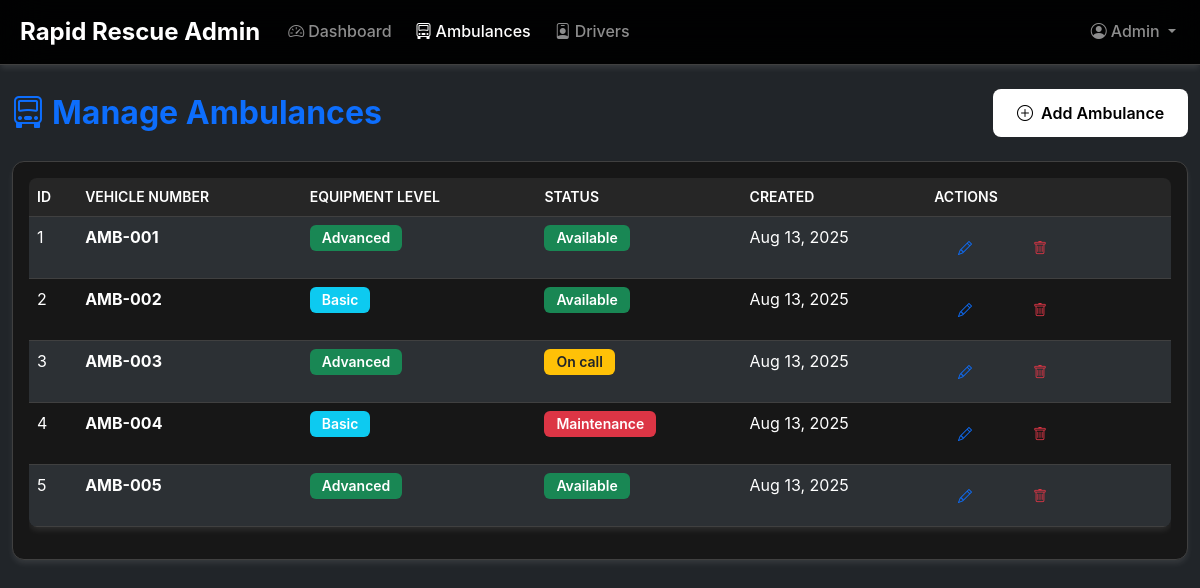
Page /admin/manage_ambulances.php (signed in) on the committed database.
### tables this page shows
CREATE TABLE ambulances (
    ambulanceid INT AUTO_INCREMENT PRIMARY KEY,
    vehicle_number VARCHAR(20) UNIQUE NOT NULL,
    equipment_level ENUM('Basic', 'Advanced') NOT NULL,
    status ENUM('Available', 'On call', 'Maintenance') DEFAULT 'Available',
    created_at TIMESTAMP DEFAULT CURRENT_TIMESTAMP
);

### admin/manage_ambulances.php (the view, shortened to what this page needs)
<?php
include '../includes/db_connect.php';
$ambulances_result = $conn->query("SELECT * FROM ambulances ORDER BY vehicle_number");
?>
<!DOCTYPE html>
<html lang="en">
<head>
    <link href="https://cdn.jsdelivr.net/npm/bootstrap@5.3.0/dist/css/bootstrap.min.css" rel="stylesheet">
    <link href="https://cdn.jsdelivr.net/npm/bootstrap-icons@1.10.0/font/bootstrap-icons.css" rel="stylesheet">
    <link href="../css/style.css" rel="stylesheet">
</head>
<body class="bg-dark text-light">
    <nav class="navbar navbar-expand-lg navbar-dark bg-primary">
        <div class="container-fluid">
            <a class="navbar-brand fw-bold" href="dashboard.php">
                <i class="bi bi-shield-check-fill me-2"></i>Rapid Rescue Admin
            </a>
            <div class="collapse navbar-collapse" id="adminNav">
                <ul class="navbar-nav me-auto">
                    <li class="nav-item">
                        <a class="nav-link" href="dashboard.php">
                            <i class="bi bi-speedometer2 me-1"></i>Dashboard
                        </a>
                    </li>
                    <li class="nav-item">
                        <a class="nav-link active" href="manage_ambulances.php">
                            <i class="bi bi-truck-front me-1"></i>Ambulances
                        </a>
                    </li>
                    <li class="nav-item">
                        <a class="nav-link" href="manage_drivers.php">
                            <i class="bi bi-person-badge me-1"></i>Drivers
                        </a>
                    </li>
                </ul>
                <ul class="navbar-nav">
                    <li class="nav-item dropdown">
                        <a class="nav-link dropdown-toggle" href="#" role="button" data-bs-toggle="dropdown">
                            <i class="bi bi-person-circle me-1"></i><?php echo htmlspecialchars($_SESSION['firstname']); ?>
                        </a>
                    </li>
                </ul>
            </div>
        </div>
    </nav>
    <div class="container-fluid mt-4">
        <div class="row">
            <div class="col-12">
                <div class="d-flex justify-content-between align-items-center mb-4">
                    <h2 class="text-primary mb-0"><i class="bi bi-truck-front me-2"></i>Manage Ambulances</h2>
                    <button class="btn btn-primary" data-bs-toggle="modal" data-bs-target="#addAmbulanceModal">
                        <i class="bi bi-plus-circle me-2"></i>Add Ambulance
                    </button>
                </div>
                <div class="card">
                    <div class="card-body">
                        <div class="table-responsive">
                            <table class="table table-dark table-striped">
                                <thead>
                                    <tr>
                                        <th>ID</th>
                                        <th>Vehicle Number</th>
                                        <th>Equipment Level</th>
                                        <th>Status</th>
                                        <th>Created</th>
                                        <th>Actions</th>
                                    </tr>
                                </thead>
                                <tbody>
                                    <?php if ($ambulances_result->num_rows > 0): ?>
                                        <?php while ($ambulance = $ambulances_result->fetch_assoc()): ?>
                                            <tr>
                                                <td><?php echo $ambulance['ambulanceid']; ?></td>
                                                <td><strong><?php echo htmlspecialchars($ambulance['vehicle_number']); ?></strong></td>
                                                <td>
                                                    <span class="badge <?php echo $ambulance['equipment_level'] == 'Advanced' ? 'bg-success' : 'bg-info'; ?>">
                                                        <?php echo $ambulance['equipment_level']; ?>
                                                    </span>
                                                </td>
                                                <td>
                                                    <span class="badge <?php
                                                        echo $ambulance['status'] == 'Available' ? 'bg-success' :
                                                            ($ambulance['status'] == 'On call' ? 'bg-warning text-dark' : 'bg-danger');
                                                    ?>">
                                                        <?php echo $ambulance['status']; ?>
                                                    </span>
                                                </td>
                                                <td><?php echo date('M j, Y', strtotime($ambulance['created_at'])); ?></td>
                                                <td>
                                                    <button class="btn btn-sm btn-outline-primary me-2"
                                                            onclick="editAmbulance(<?php echo htmlspecialchars(json_encode($ambulance)); ?>)">
                                                        <i class="bi bi-pencil"></i>
                                                    </button>
                                                    <form method="POST" class="d-inline" onsubmit="return confirm('Are you sure you want to delete this ambulance?')">
                                                        <button type="submit" name="delete_ambulance" class="btn btn-sm btn-outline-danger">
                                                            <i class="bi bi-trash"></i>
                                                        </button>
                                                    </form>
                                                </td>
                                            </tr>
                                        <?php endwhile; ?>
                                    <?php endif; ?>
                                </tbody>
                            </table>
                        </div>
                    </div>
                </div>
            </div>
        </div>
    </div>
</body>
</html>

### css/style.css (style rules this page uses)
:root { --black: #000000; --white: #ffffff; --grey-100: #f5f5f5; --grey-300: #d4d4d4; --grey-400: #a3a3a3; --grey-600: #525252; --grey-700: #404040; --grey-800: #262626; --grey-900: #171717; --bg-primary: var(--black); --bg-secondary: var(--grey-900); --bg-card: var(--grey-900); --text-primary: var(--white); --text-secondary: var(--grey-400); --border-color: var(--grey-700); --font-family: "Inter", -apple-system, BlinkMacSystemFont, "Segoe UI", sans-serif; --shadow: 0 4px 6px -1px rgba(255, 255, 255, 0.1); --shadow-lg: 0 10px 15px -3px rgba(255, 255, 255, 0.1); --transition: 0.2s ease-out; --transition-slow: 0.3s ease-out; }
*, *::before, *::after { box-sizing: border-box; }
body { background: var(--bg-primary) !important; color: var(--text-primary) !important; font-family: var(--font-family); line-height: 1.6; font-weight: 400; margin: 0; overflow-x: hidden; }
h1, h2, h3, h4, h5, h6 { font-family: var(--font-family); font-weight: 700; line-height: 1.2; margin-bottom: 1rem; }
h2 { font-size: 2rem; }
.card { background: var(--bg-card) !important; border: 1px solid var(--border-color) !important; border-radius: 12px !important; box-shadow: var(--shadow); transition: all var(--transition); will-change: transform; }
.btn { font-weight: 600; border-radius: 8px; padding: 12px 24px; transition: all var(--transition); border: none; position: relative; overflow: hidden; will-change: transform; }
.btn-primary { background: var(--white); color: var(--black); }
.table-dark { --bs-table-bg: var(--bg-card); --bs-table-border-color: var(--border-color); border-radius: 8px; overflow: hidden; box-shadow: var(--shadow); }
.table-dark th { background: var(--grey-800); color: var(--white); font-weight: 600; text-transform: uppercase; font-size: 0.875rem; }
.table-dark tbody tr { transition: background-color var(--transition); }
.badge { font-weight: 600; padding: 6px 12px; border-radius: 6px; font-size: 0.875rem; }
.navbar { backdrop-filter: blur(20px); background: rgba(0, 0, 0, 0.95) !important; border-bottom: 1px solid var(--border-color) !important; box-shadow: var(--shadow); }
.navbar-brand { font-weight: 800; font-size: 1.5rem; transition: transform var(--transition); }
.nav-link { font-weight: 500; transition: all var(--transition); border-radius: 6px; margin: 0 4px; }
html { scroll-behavior: smooth; }

### rows in the picture
ambulances: ambulanceid "1", vehicle_number "AMB-001", equipment_level "Advanced", status "Available", created_at "Aug 13, 2025"
ambulances: ambulanceid "2", vehicle_number "AMB-002", equipment_level "Basic", status "Available", created_at "Aug 13, 2025"
ambulances: ambulanceid "3", vehicle_number "AMB-003", equipment_level "Advanced", status "On call", created_at "Aug 13, 2025"
ambulances: ambulanceid "4", vehicle_number "AMB-004", equipment_level "Basic", status "Maintenance", created_at "Aug 13, 2025"
ambulances: ambulanceid "5", vehicle_number "AMB-005", equipment_level "Advanced", status "Available", created_at "Aug 13, 2025"

### other values in the picture
$_SESSION['firstname'] "Admin"
